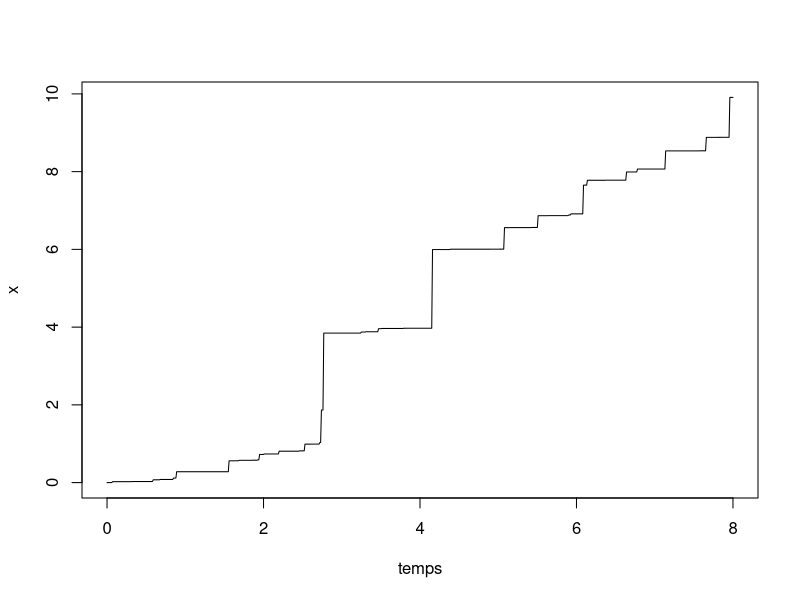
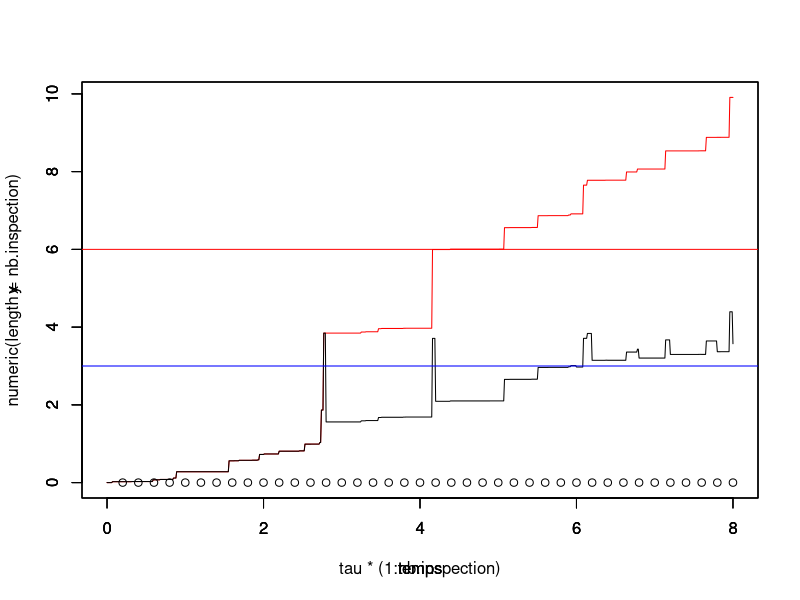
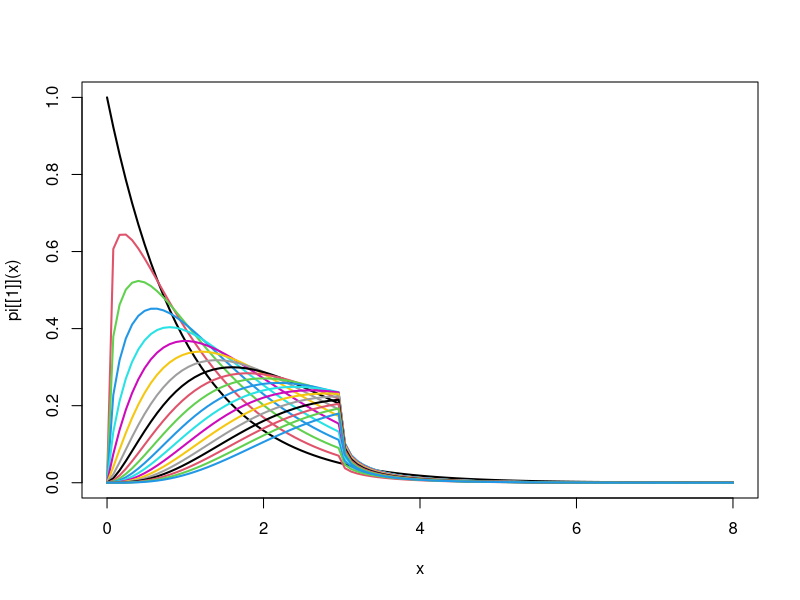

The R source for these figures, in order:
library(ggplot2)
library(tidyverse)
tau = 0.2 # intervalle inter-inspection
rho = 0.8 # parametre ARD1
L=3 # seuil pour MP
M=6 # seuil pout MC
tps.final <-8 # fenêtre d'observation du processus

# Simulation d'un processus gamma
pas = 0.01 # pas de temps pour simuler le processus

temps = seq(from = 0,to = tps.final,by = pas)
alpha = 1 # paramètre de forme de Gamma a = alpha t
beta = 1 # paramètre d'échelle de Gamma
n=length(temps)
x=numeric(n) # processus Gamma simulé
y=numeric(n) # processus Gamma maintenu
x[1] = 0

nb.inspection<- floor(tps.final/tau)

obs<-numeric(nb.inspection)

for(i in 2:n){
  x[i] = x[i-1] + rgamma(1,scale = beta, shape = alpha*(temps[i]^beta)-temps[i-1]^beta)
}

plot(temps,x,type="l")

# avant la première inspection y=x
y[1:(tau/pas)]<-x[1:(tau/pas)]

# Décision à chaque inspection

ifelse(x[tau/pas+1]<L,y[tau/pas+1]<-x[tau/pas+1],ifelse(x[tau/pas+1]<M,y[tau/pas+1]<-(1-rho)*x[tau/pas+1],y[tau/pas+1]<-0))

obs[1]<-y[tau/pas+1]

j<-1 # indicateur inspection
while (obs[j]<M & j<nb.inspection) {
  y[(j*tau/pas+2):((j+1)*tau/pas+1)]<-y[j*tau/pas+1]+x[(j*tau/pas+2):((j+1)*tau/pas+1)]-x[j*tau/pas+1]
  ifelse(y[(j+1)*tau/pas+1]<L,print("no action"),ifelse(y[(j+1)*tau/pas+1]<M,y[(j+1)*tau/pas+1]<-y[j*tau/pas+1]+(1-rho)*(x[(j+1)*tau/pas+1]-x[j*tau/pas+1]),y[(j+1)*tau/pas+1]<-0))
  obs[j+1]<-y[(j+1)*tau/pas+1]
  j<-j+1
}

df <- data.frame(temps,x,y)
mygraph <- ggplot(df,aes(x = temps)) +  
  geom_line(aes(y = y), color = "darkred") +
  geom_line(aes(y = x), color="steelblue", linetype="twodash") +
  geom_abline(slope = 0,intercept = L,color="blue") +
  geom_abline(slope = 0,intercept = M,color="red")



plot(temps,x,col="red",type="l",ylim = c(0,max(x)),xlim = c(0,8))
par(new=T)
plot(temps,y,type="l",ylim=c(0,max(x)),xlim = c(0,8))
par(new=T)
plot(tau*(1:nb.inspection),numeric(length = nb.inspection),ylim=c(0,max(x)),type="p",xlim = c(0,8))
abline(h=L,col="blue")
abline(h=M,col="red")

#abline(v = tau*(1:nb.inspection))


#####################################
# Calcul de la loi stationnaire
#####################################

# se donner une grille pour les abscisses

K<- 20 # nb itérations de l'algo de point fixe
grid_abs <- seq(0.01,8,0.01)
nb_abs <- length(grid_abs)
w<-matrix(nrow = K,ncol = nb_abs )

pi<-list()
pi[[1]]<-function(x) dexp(x)

w[1,]<-pi[[1]](grid_abs)
curve(pi[[1]](x), from = 0, to = max(grid_abs), lwd = 2)

for(k in 2:K){
  for (j in 1:nb_abs){
    abs <- grid_abs[j]
    fn_aux1 <- function(x) {
      res <- pi[[k-1]](x)*dgamma(abs-x,rate=beta,shape=alpha*tau)
      return(res)
    }
    fn_aux2 <- function(x) {
      res <- pi[[k-1]](x)*dgamma(abs-(1-rho)*x,rate=beta,shape=alpha*tau)
      return(res)
    }
    fn_aux3 <- function(x) {
      res <- pi[[k-1]](x)
      return(res)
    }
    w[k,j] <- integrate(f = fn_aux1, lower = 0, upper = min(L,abs))$value 
    + integrate(f = fn_aux2, lower = L, upper = min(M,abs/(1-rho)))$value
    + integrate(f = fn_aux3, lower = M, upper = Inf)$value * dgamma(abs,rate=beta,shape=alpha*tau)
  }
  aux <- w[k,]
  fn_w <- function(x) {
    res <- splinefun(x = grid_abs, y = aux)(x)*((0 < x) & (x<=max(grid_abs)))
    return(res)
  }
  pi[[k]] <- fn_w
  curve(pi[[k]](x), from = 0, to = max(grid_abs), lwd = 2, add = TRUE, col = k)
}





# initialisation
